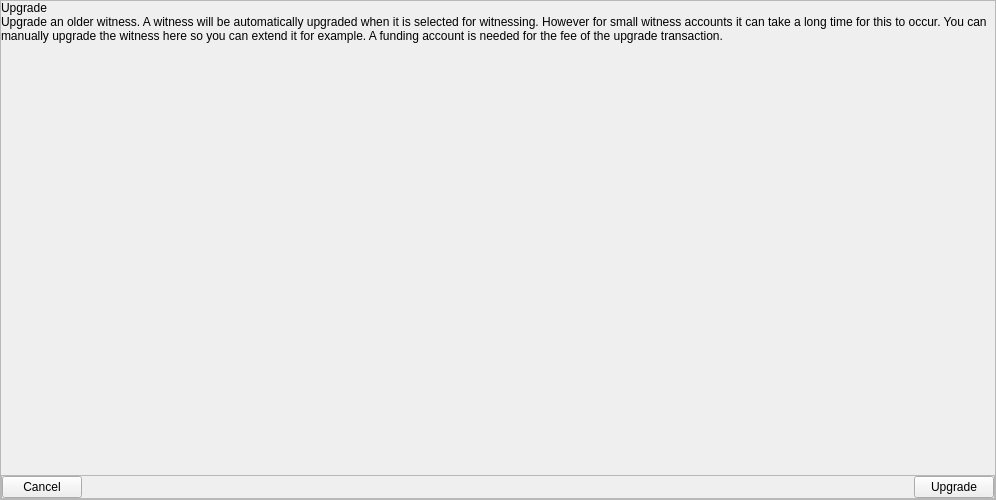
<?xml version="1.0" encoding="UTF-8"?>
<ui version="4.0">
 <class>UpgradeWitnessDialog</class>
 <widget class="QFrame" name="UpgradeWitnessDialog">
  <property name="geometry">
   <rect>
    <x>0</x>
    <y>0</y>
    <width>996</width>
    <height>500</height>
   </rect>
  </property>
  <property name="sizePolicy">
   <sizepolicy hsizetype="Expanding" vsizetype="Expanding">
    <horstretch>0</horstretch>
    <verstretch>0</verstretch>
   </sizepolicy>
  </property>
  <property name="toolTip">
   <string notr="true"/>
  </property>
  <layout class="QVBoxLayout" name="verticalLayout_2">
   <property name="spacing">
    <number>0</number>
   </property>
   <property name="leftMargin">
    <number>0</number>
   </property>
   <property name="topMargin">
    <number>0</number>
   </property>
   <property name="rightMargin">
    <number>0</number>
   </property>
   <property name="bottomMargin">
    <number>0</number>
   </property>
   <item>
    <layout class="QHBoxLayout" name="horizontalLayout">
     <property name="spacing">
      <number>0</number>
     </property>
     <item>
      <widget class="QFrame" name="dialogFrame">
       <property name="minimumSize">
        <size>
         <width>50</width>
         <height>0</height>
        </size>
       </property>
       <property name="frameShape">
        <enum>QFrame::StyledPanel</enum>
       </property>
       <property name="frameShadow">
        <enum>QFrame::Raised</enum>
       </property>
       <layout class="QVBoxLayout" name="verticalLayout">
        <property name="spacing">
         <number>0</number>
        </property>
        <property name="leftMargin">
         <number>0</number>
        </property>
        <property name="topMargin">
         <number>0</number>
        </property>
        <property name="rightMargin">
         <number>0</number>
        </property>
        <property name="bottomMargin">
         <number>0</number>
        </property>
        <item>
         <widget class="QLabel" name="titleLabel">
          <property name="text">
           <string>Upgrade</string>
          </property>
         </widget>
        </item>
        <item>
         <widget class="QLabel" name="descriptionLabel">
          <property name="sizePolicy">
           <sizepolicy hsizetype="Expanding" vsizetype="Preferred">
            <horstretch>0</horstretch>
            <verstretch>0</verstretch>
           </sizepolicy>
          </property>
          <property name="text">
           <string>Upgrade an older witness. A witness will be automatically upgraded when it is selected for witnessing. However for small witness accounts it can take a long time for this to occur. You can manually upgrade the witness here so you can extend it for example. A funding account is needed for the fee of the upgrade transaction.</string>
          </property>
          <property name="wordWrap">
           <bool>true</bool>
          </property>
         </widget>
        </item>
        <item alignment="Qt::AlignTop">
         <widget class="AccountSelectionWidget" name="fundingSelection" native="true">
          <property name="sizePolicy">
           <sizepolicy hsizetype="Expanding" vsizetype="Fixed">
            <horstretch>0</horstretch>
            <verstretch>0</verstretch>
           </sizepolicy>
          </property>
          <property name="minimumSize">
           <size>
            <width>0</width>
            <height>60</height>
           </size>
          </property>
         </widget>
        </item>
        <item>
         <spacer name="verticalSpacer">
          <property name="orientation">
           <enum>Qt::Vertical</enum>
          </property>
          <property name="sizeHint" stdset="0">
           <size>
            <width>20</width>
            <height>25</height>
           </size>
          </property>
         </spacer>
        </item>
        <item>
         <widget class="QFrame" name="buttonFrame">
          <property name="frameShape">
           <enum>QFrame::StyledPanel</enum>
          </property>
          <property name="frameShadow">
           <enum>QFrame::Raised</enum>
          </property>
          <layout class="QHBoxLayout" name="horizontalLayout_2">
           <property name="spacing">
            <number>0</number>
           </property>
           <property name="leftMargin">
            <number>0</number>
           </property>
           <property name="topMargin">
            <number>0</number>
           </property>
           <property name="rightMargin">
            <number>0</number>
           </property>
           <property name="bottomMargin">
            <number>0</number>
           </property>
           <item>
            <widget class="QPushButton" name="cancelButton">
             <property name="cursor">
              <cursorShape>PointingHandCursor</cursorShape>
             </property>
             <property name="text">
              <string>Cancel</string>
             </property>
            </widget>
           </item>
           <item>
            <spacer name="buttonSpacer">
             <property name="orientation">
              <enum>Qt::Horizontal</enum>
             </property>
             <property name="sizeHint" stdset="0">
              <size>
               <width>72</width>
               <height>20</height>
              </size>
             </property>
            </spacer>
           </item>
           <item>
            <widget class="QPushButton" name="confirmButton">
             <property name="cursor">
              <cursorShape>PointingHandCursor</cursorShape>
             </property>
             <property name="text">
              <string>Upgrade</string>
             </property>
             <property name="class" stdset="0">
              <string notr="true">focus</string>
             </property>
            </widget>
           </item>
          </layout>
         </widget>
        </item>
       </layout>
      </widget>
     </item>
    </layout>
   </item>
  </layout>
 </widget>
 <customwidgets>
  <customwidget>
   <class>AccountSelectionWidget</class>
   <extends>QWidget</extends>
   <header location="global">qt/_Gulden/accountselectionwidget.h</header>
   <container>1</container>
  </customwidget>
 </customwidgets>
 <resources/>
 <connections/>
</ui>
